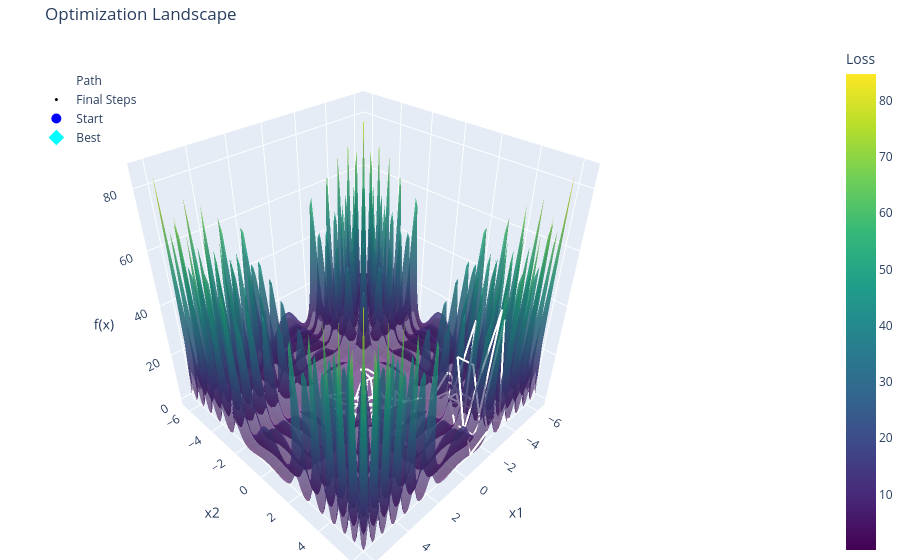

This figure's notebook cell:
### Code cell
# ANA670 - Week 4 HW - Q3
number_of_dimensions = 2
minimum_boundary = -2 * np.pi
maximum_boundary = 2 * np.pi
initial_temperature = 100.00
alpha_coefficient = 0.035  
total_iterations = 1000
step_size_radius = 1.3

print("=== OPTIMIZATION RUN METADATA ===")
print(f"Target Dimension Count: {number_of_dimensions}")
print(f"Search Space Bounds: [{minimum_boundary:.4f}, {maximum_boundary:.4f}]")
print(f"Initial Temperature Setting: {initial_temperature}")
print(f"Alpha Decay Rate: {alpha_coefficient}")
print(f"Total Iterations Allocated: {total_iterations}")
print(f"Neighbor Search Step Size: {step_size_radius}")
print("=================================\n")
print("=== MATHEMATICAL EQUATIONS IN PROCESS ===")
print("Objective Function / Error Metric:")
print("  Loss = (Sum of Absolute Values) * Exp( -1 * Sum of Sine of Squared Values )")
print("Acceptance Probability Formula (for worse moves):")
print("  Probability = Exp( -1 * (New Loss - Current Loss) / Current Temperature )")
print("Non-Monotonic Cosine Squared Cooling Schedule Model:")
print("  Temperature(Step) = Initial Temperature * (Cos(Step)**2) * Exp( -Alpha * Step )")
print("=========================================\n")

def calculate_loss_score(input_features):
    absolute_sum = np.sum(np.abs(input_features))
    sine_squared_sum = np.sum(np.sin(input_features**2))
    return absolute_sum * np.exp(-sine_squared_sum)
    
np.random.seed(42)
current_features = np.random.uniform(minimum_boundary, maximum_boundary, number_of_dimensions)
current_loss = calculate_loss_score(current_features)
best_features = np.copy(current_features)
best_loss = current_loss
worst_features = np.copy(current_features)
worst_loss = current_loss
all_features_evaluated = [np.copy(current_features)]
all_losses_evaluated = [current_loss]
current_temperature = initial_temperature
loss_history = [current_loss]
temperature_history = [current_temperature]
feature_trajectory_history = [np.copy(current_features)]

for step in range(1, total_iterations + 1):
    current_temperature = initial_temperature * (np.cos(step) ** 2) * np.exp(-alpha_coefficient * step)
    current_temperature = max(current_temperature, 1e-10)
    random_mutation = np.random.uniform(-step_size_radius, step_size_radius, number_of_dimensions)
    candidate_features = np.clip(current_features + random_mutation, minimum_boundary, maximum_boundary)
    candidate_loss = calculate_loss_score(candidate_features)
    all_features_evaluated.append(np.copy(candidate_features))
    all_losses_evaluated.append(candidate_loss)
    loss_difference = candidate_loss - current_loss
    if loss_difference < 0:
        current_features = np.copy(candidate_features)
        current_loss = candidate_loss
    else:
        if np.random.rand() < np.exp(-loss_difference / current_temperature):
            current_features = np.copy(candidate_features)
            current_loss = candidate_loss
    if current_loss < best_loss:
        best_features = np.copy(current_features)
        best_loss = current_loss
    if candidate_loss > worst_loss:
        worst_features = np.copy(candidate_features)
        worst_loss = candidate_loss
    loss_history.append(current_loss)
    temperature_history.append(current_temperature)
    feature_trajectory_history.append(np.copy(current_features))
    if step % (total_iterations // 10) == 0 or step == 1:
        print(f"Step {step}/{total_iterations} | Temperature: {current_temperature:.4f} | Loss: {current_loss:.6f} | Best Loss: {best_loss:.6f}")

sorted_indices = np.argsort(all_losses_evaluated)
median_index = sorted_indices[len(sorted_indices) // 2]
middle_features = all_features_evaluated[median_index]
middle_loss = all_losses_evaluated[median_index]

print("\n=== SEARCH COMPLETED ===")
print(f"Best Coordinates: {best_features} | Score: {best_loss:.6f}")
print(f"Middle Coordinates: {middle_features} | Score: {middle_loss:.6f}")
print(f"Worst Coordinates: {worst_features} | Score: {worst_loss:.6f}\n")

feature_trajectory_history = np.array(feature_trajectory_history)
loss_history = np.array(loss_history)

plt.figure(figsize=(10, 4))
plt.plot(loss_history, color='tab:blue', linewidth=2, label='Loss Value')
plt.axhline(y=best_loss, color='tab:red', linestyle='--', label='Best Loss')
plt.title('Loss Curve', fontsize=12)
plt.xlabel('Iterations', fontsize=10)
plt.ylabel('Loss', fontsize=10)
plt.grid(True, linestyle=':', alpha=0.6)
plt.legend()
plt.show()
plt.figure(figsize=(10, 4))
plt.plot(temperature_history, color='tab:orange', linewidth=2, label='Temperature Profile')
plt.title('Non-Monotonic Cosine Squared Cooling Schedule Curve', fontsize=12)
plt.xlabel('Iterations', fontsize=10)
plt.ylabel('Temperature', fontsize=10)
plt.grid(True, linestyle=':', alpha=0.6)
plt.legend()
plt.show()

if number_of_dimensions == 1:
    plt.figure(figsize=(10, 5))
    grid_axis_x = np.linspace(minimum_boundary, maximum_boundary, 500)
    mesh_loss_landscape = np.abs(grid_axis_x) * np.exp(-np.sin(grid_axis_x**2))
    plt.plot(grid_axis_x, mesh_loss_landscape, color='gray', alpha=0.5, label='Landscape')
    trajectory_losses = np.array([calculate_loss_score(pt) for pt in feature_trajectory_history])
    plt.plot(feature_trajectory_history[:, 0], trajectory_losses, color='blue', alpha=0.4, label='Path')
    halfway_index = int(total_iterations * 0.75)
    plt.scatter(feature_trajectory_history[halfway_index:, 0], trajectory_losses[halfway_index:], c=np.arange(halfway_index, total_iterations + 1), cmap='autumn', s=15, label='Final Steps', zorder=3)
    plt.scatter(feature_trajectory_history[:, 0], trajectory_losses, color='blue', s=100, label='Start', zorder=4)
    plt.scatter(best_features, best_loss, color='cyan', marker='*', s=200, edgecolor='black', label='Best', zorder=5)
    plt.title('Optimization Landscape', fontsize=12)
    plt.xlabel('X')
    plt.ylabel('Loss')
    plt.grid(True, linestyle=':', alpha=0.6)
    plt.legend()
    plt.show()
elif number_of_dimensions == 2:
    grid_axis_x = np.linspace(minimum_boundary, maximum_boundary, 100)
    grid_axis_y = np.linspace(minimum_boundary, maximum_boundary, 100)
    mesh_x, mesh_y = np.meshgrid(grid_axis_x, grid_axis_y)
    mesh_loss_landscape = (np.abs(mesh_x) + np.abs(mesh_y)) * np.exp(-(np.sin(mesh_x**2) + np.sin(mesh_y**2)))
    trajectory_losses = np.array([calculate_loss_score(pt) for pt in feature_trajectory_history])
    halfway_index = int(total_iterations * 0.75)
    fig = go.Figure()
    fig.add_trace(go.Surface(x=grid_axis_x, y=grid_axis_y, z=mesh_loss_landscape, colorscale='Viridis', opacity=0.6, showscale=True, colorbar=dict(title='Loss', x=1.15)))
    fig.add_trace(go.Scatter3d(x=feature_trajectory_history[:, 0], y=feature_trajectory_history[:, 1], z=trajectory_losses, mode='lines', line=dict(color='white', width=4), name='Path'))
    fig.add_trace(go.Scatter3d(x=feature_trajectory_history[halfway_index:, 0], y=feature_trajectory_history[halfway_index:, 1], z=trajectory_losses[halfway_index:], mode='markers', marker=dict(size=3, color=np.arange(halfway_index, total_iterations + 1), colorscale='Hot', showscale=False), name='Final Steps'))
    fig.add_trace(go.Scatter3d(x=[feature_trajectory_history], y=[feature_trajectory_history], z=[trajectory_losses], mode='markers', marker=dict(size=10, color='blue', symbol='circle'), name='Start'))
    fig.add_trace(go.Scatter3d(x=[best_features], y=[best_features], z=[best_loss], mode='markers', marker=dict(size=12, color='cyan', symbol='diamond'), name='Best'))
    fig.update_layout(title='Optimization Landscape', scene=dict(xaxis_title='x1', yaxis_title='x2', zaxis_title='f(x)'), legend=dict(x=0.05, y=0.95, bgcolor='rgba(255,255,255,0.6)'), margin=dict(l=0, r=100, b=0, t=40))
    fig.show()
else:
    print(f"Skipping spatial map plots: Total coordinates layout ({number_of_dimensions + 1} dimensions) exceeds 3 printable visualization planes.")

### Figure 1 — Plotly figure (JSON) as saved in the notebook; plotly's stock layout.template omitted (floating-point values rounded to 4 significant figures; data arrays with more than 128 entries replaced by an {"elided": "..."} marker saying what was removed)
{"data": [{"colorbar": {"title": {"text": "Loss"}, "x": 1.15}, "colorscale": [[0, "#440154"], [0.1111, "#482878"], [0.2222, "#3e4989"], [0.3333, "#31688e"], [0.4444, "#26828e"], [0.5556, "#1f9e89"], [0.6667, "#35b779"], [0.7778, "#6ece58"], [0.8889, "#b5de2b"], [1, "#fde725"]], "opacity": 0.6, "showscale": true, "type": "surface", "x": [-6.283, -6.156, -6.029, -5.902, -5.775, -5.649, -5.522, -5.395, -5.268, -5.141, -5.014, -4.887, -4.76, -4.633, -4.506, -4.379, -4.252, -4.125, -3.998, -3.871, -3.745, -3.618, -3.491, -3.364, -3.237, -3.11, -2.983, -2.856, -2.729, -2.602, -2.475, -2.348, -2.221, -2.094, -1.967, -1.841, -1.714, -1.587, -1.46, -1.333, -1.206, -1.079, -0.952, -0.8251, -0.6981, -0.5712, -0.4443, -0.3173, -0.1904, -0.06347, 0.06347, 0.1904, 0.3173, 0.4443, 0.5712, 0.6981, 0.8251, 0.952, 1.079, 1.206, 1.333, 1.46, 1.587, 1.714, 1.841, 1.967, 2.094, 2.221, 2.348, 2.475, 2.602, 2.729, 2.856, 2.983, 3.11, 3.237, 3.364, 3.491, 3.618, 3.745, 3.871, 3.998, 4.125, 4.252, 4.379, 4.506, 4.633, 4.76, 4.887, 5.014, 5.141, 5.268, 5.395, 5.522, 5.649, 5.775, 5.902, 6.029, 6.156, 6.283], "y": [-6.283, -6.156, -6.029, -5.902, -5.775, -5.649, -5.522, -5.395, -5.268, -5.141, -5.014, -4.887, -4.76, -4.633, -4.506, -4.379, -4.252, -4.125, -3.998, -3.871, -3.745, -3.618, -3.491, -3.364, -3.237, -3.11, -2.983, -2.856, -2.729, -2.602, -2.475, -2.348, -2.221, -2.094, -1.967, -1.841, -1.714, -1.587, -1.46, -1.333, -1.206, -1.079, -0.952, -0.8251, -0.6981, -0.5712, -0.4443, -0.3173, -0.1904, -0.06347, 0.06347, 0.1904, 0.3173, 0.4443, 0.5712, 0.6981, 0.8251, 0.952, 1.079, 1.206, 1.333, 1.46, 1.587, 1.714, 1.841, 1.967, 2.094, 2.221, 2.348, 2.475, 2.602, 2.729, 2.856, 2.983, 3.11, 3.237, 3.364, 3.491, 3.618, 3.745, 3.871, 3.998, 4.125, 4.252, 4.379, 4.506, 4.633, 4.76, 4.887, 5.014, 5.141, 5.268, 5.395, 5.522, 5.649, 5.775, 5.902, 6.029, 6.156, 6.283], "z": {"elided": "100x100 float values"}}, {"line": {"color": "white", "width": 4}, "mode": "lines", "name": "Path", "type": "scatter3d", "x": {"elided": "1001 float values"}, "y": {"elided": "1001 float values"}, "z": {"elided": "1001 float values"}}, {"marker": {"color": {"elided": "251 int values"}, "colorscale": [[0, "rgb(0,0,0)"], [0.3333, "rgb(230,0,0)"], [0.6667, "rgb(255,210,0)"], [1, "rgb(255,255,255)"]], "showscale": false, "size": 3}, "mode": "markers", "name": "Final Steps", "type": "scatter3d", "x": {"elided": "251 float values"}, "y": {"elided": "251 float values"}, "z": {"elided": "251 float values"}}, {"marker": {"color": "blue", "size": 10, "symbol": "circle"}, "mode": "markers", "name": "Start", "type": "scatter3d", "x": {"elided": "1x1001x2 float values"}, "y": {"elided": "1x1001x2 float values"}, "z": {"elided": "1x1001 float values"}}, {"marker": {"color": "cyan", "size": 12, "symbol": "diamond"}, "mode": "markers", "name": "Best", "type": "scatter3d", "x": [[-0.0002902, 3.315e-05]], "y": [[-0.0002902, 3.315e-05]], "z": [0.0003233]}], "layout": {"legend": {"bgcolor": "rgba(255,255,255,0.6)", "x": 0.05, "y": 0.95}, "margin": {"b": 0, "l": 0, "r": 100, "t": 40}, "scene": {"xaxis": {"title": {"text": "x1"}}, "yaxis": {"title": {"text": "x2"}}, "zaxis": {"title": {"text": "f(x)"}}}, "title": {"text": "Optimization Landscape"}}}
